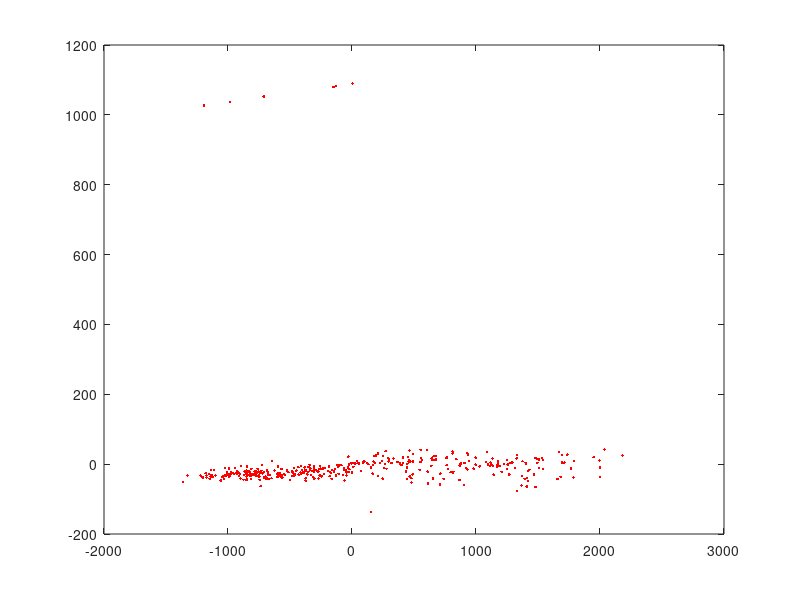

Recreate this plot in MATLAB.
close all
clear all

x = importdata('auto-mpg.csv');
[N,d] = size(x);
m = mean(x);

for i=1:d
    y(:,i) = (x(:,i) - m(1,i));
end

sigma = cov(y);
[U,S,V] = svd(sigma);
k = 2;  % set d if you want the 'while' to choose best k

% while (thres < 0.99)
%        thres = trace(S(1:k,1:k))/trace(S);
%        k = k-1;
% end

U_reduce = U(:,1:k);
z = y*U_reduce;
c_1 = U(:,1)
c_2 = U(:,2)

pov = trace(S(1:k,1:k))/trace(S)    % proportional variance
plot(z(:,1), z(:,2), '.r')
% hold on
% T = importdata('auto-mpg-names.txt'); 
% text(z(90:100,1), z(90:100,2), T(90:100))